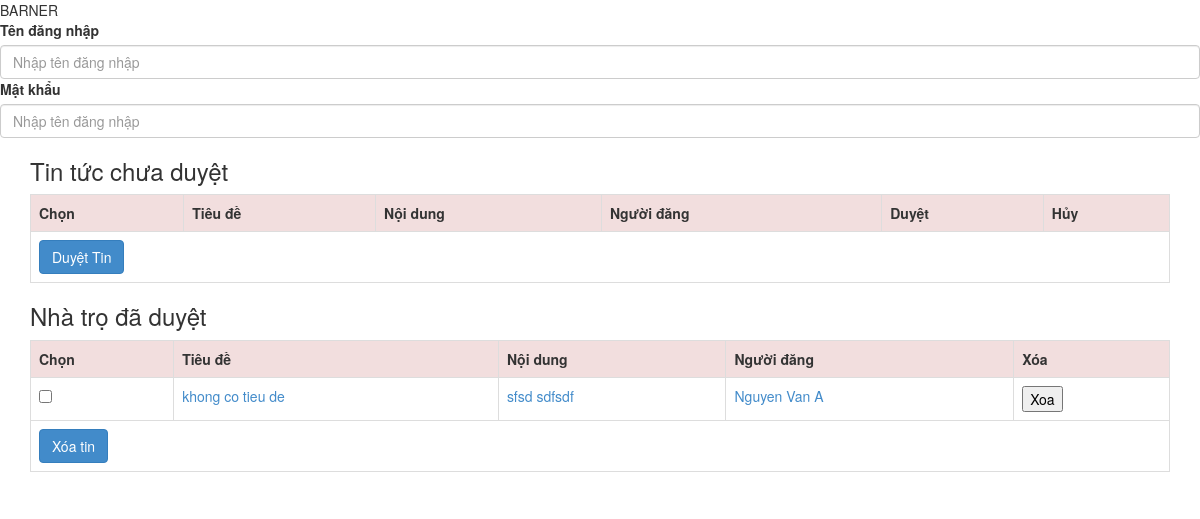
/source/index.php/admin/duyettintuc, run on the app's committed database.
### tables this page shows
CREATE TABLE IF NOT EXISTS `dangtindiendan` (
`MA_DANGTIN` bigint(20) NOT NULL,
  `NGUOIDANG` char(20) NOT NULL,
  `TIEUDE` char(100) NOT NULL,
  `NGAYDANG` datetime NOT NULL,
  `NOIDUNG` text NOT NULL,
  `TRANGTHAI` tinyint(2) DEFAULT NULL
);

CREATE TABLE IF NOT EXISTS `thanhvien` (
  `MSTHANHVIEN` char(20) NOT NULL,
  `HOTEN` char(40) DEFAULT NULL,
  `GIOITINH` char(3) DEFAULT NULL,
  `MAIL` char(60) DEFAULT NULL,
  `SDT` decimal(11,0) DEFAULT NULL,
  `DIACHI` char(100) DEFAULT NULL,
  `NGAYSINH` datetime DEFAULT NULL
);

### source/application/controllers/admin.php (called while the page is built, shortened)
<?php  if ( ! defined('BASEPATH')) exit('No direct script access allowed');
class Admin extends MY_Controller {
	public function duyettintuc()
	{
		$this->load->model('madmin');
		$data['data_info'] = $this->madmin->arDSTinDuyet();
		$data['info'] = $this->madmin->arDSTinChuaDuyet();
		$data['template'] = 'admin/duyettintuc';
		$this->load->view('layout/admin', isset($data)? $data : NULL);
	}
}

### source/index.php (called while the page is built, shortened)
<?php
require_once BASEPATH.'core/CodeIgniter.php';

### source/application/models/madmin.php (called while the page is built, shortened)
<?php  if ( ! defined('BASEPATH')) exit('No direct script access allowed');
class Madmin extends CI_Model{
	public function arDSTinDuyet()
	{
		$query = $this->db->query(
		 "select a.*, b.* from dangtindiendan as a, thanhvien as b
		 	where a.NGUOIDANG = b.MSTHANHVIEN
			and a.TRANGTHAI = 1
		 "
		 );
		return $query->result_array();
	}
	public function arCountTinDuyet()
	{
		$this->db->where('TRANGTHAI', "1");
		$query = $this->db->get('dangtindiendan');
		return $query->num_rows();
	}
	public function arCountTinChuaDuyet()
	{
		$this->db->where('TRANGTHAI', "0");
		$query = $this->db->get('dangtindiendan');
		return $query->num_rows();
	}
}

### source/application/views/admin/duyettintuc.php (the view, shortened to what this page needs)
<section class='cit_timkiemnhatro'>
<div class="container">
    <form method="post" action =''>
    	<h3>Tin tức chưa duyệt</h3>
        <table width="80%"  class="table table-bordered">
            <tr class="danger">
                <th class="cotSTT">Chọn</th>
                <th>Tiêu đề</th>
                <th>Nội dung</th>
                <th>Người đăng</th>
                <th>Duyệt</th>
                <th>Hủy</th>
            </tr>
           <tr>
                <td colspan="6">
                     <button type="submit" class="btn btn-primary" name='btnDuyetTin'>Duyệt Tin</button>
                </td>
            </tr>
    </table>
		<h3>Nhà trọ đã duyệt</h3>
        <table width="100%" class="table table-bordered">
            <tr class="danger">
                <th >Chọn</th>
                <th>Tiêu đề</th>
                <th>Nội dung</th>
                <th>Người đăng</th>
                <th>Xóa</th>
            </tr>
            <?php
                foreach($data_info as $b)
                {
                    echo "<tr>";
                    echo "<td><input type='checkbox' name = daduyet[] value='".$b['MA_DANGTIN']."'/></td>";
                    echo "<td class='cotText'><a href='#'>".$b['TIEUDE']."</a></td>";
                    echo "<td class='cotText'><a href='#'>".$b['NOIDUNG']."<a></td>";
					echo "<td class='cotText'><a href='#'>".$b['HOTEN']."<a></td>";
					 echo "<td>
                            <input type='button' class='btn_delete' value='Xoa' />
                        </td>";
                    echo "</tr>";
                }
            ?>
         <tr>
        	<td colspan="5"><button type="submit" class="btn btn-primary" name='btnXoaTin'>Xóa tin</button></td>
        </tr>
    </table>
 </form>
 </div>
</section>

### data on the page
dangtindiendan: TIEUDE "khong co tieu de", NOIDUNG "sfsd sdfsdf", NGUOIDANG.HOTEN "Nguyen Van A"
